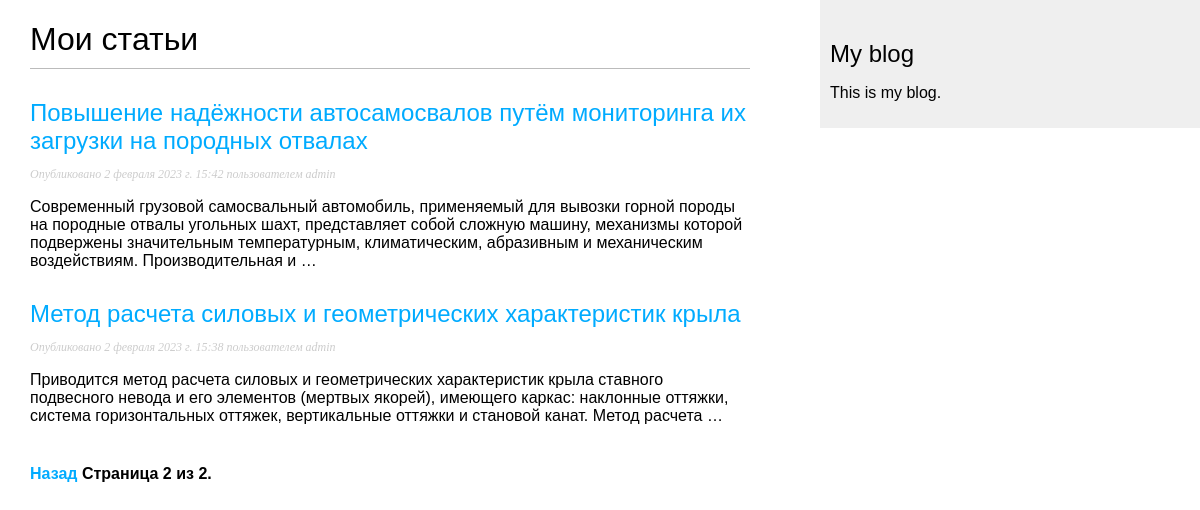
Screenshot of /blog/?page=2 with the database file from the repository.
### blog/models.py (models this page shows, shortened)
class Post(models.Model):
    STATUS_CHOICES = (
        ('draft', 'Отложено'),
        ('published', 'Опубликовано'),
    )
    title = models.CharField(max_length=250)  # Поле заголовка статьи. Тип VARCHAR в базе данных
    slug = models.SlugField(max_length=250, unique_for_date='publish')  # Поле для формирования URL'ов
    author = models.ForeignKey(User, on_delete=models.CASCADE,
                               related_name='blog_posts')  # Внешний ключ, определяющий отношение "один ко многим"
    body = models.TextField()  # Основное содержание статьи, которое будет сохранено в столбце TEXT в SQL базе данных
    publish = models.DateTimeField(
        default=timezone.now)  # Поле даты, сохраняющее дату публикации статьи. Функция 'now' - по умолчанию, и возвращает текущие дату и время
    created = models.DateTimeField(
        auto_now_add=True)  # Это поле даты указывает, когда статья была создана. Параметр 'auto_now_add' - автосохранение при создании объекта
    update = models.DateTimeField(
        auto_now=True)  # Дата и время, указывающие на период, когда статья была отредактирована. Параметр 'auto_now' - указание даты на момент сохранения.
    status = models.CharField(max_length=10, choices=STATUS_CHOICES,
                              default='draft')  # Поле отображения статуса статьи. Параметр CHOICES ограничивает возможные значения из указанного списка.
    objects = models.Manager()  # Менеджер по умолчанию
    published = PublishedManager()  # Новый менеджер
    class Meta:
        ordering = (
            '-publish',)  # Указали Django, порядок сортировки статей по умолчанию — по убыванию (префикс "-") даты публикации поля 'publish'.
    def get_absolute_url(self):
        return reverse('blog:post_detail',
                       args=[self.publish.year,
                             self.publish.month,
                             self.publish.day,
                             self.slug])

### blog/views.py (the view)
# urls.py: path('', views.post_list, name='post_list'),
def post_list(request):
    objects_list = Post.published.all()
    paginator = Paginator(objects_list, 3)  # Отображение по три поста на странице
    page = request.GET.get('page')
    try:
        posts = paginator.page(page)
    except PageNotAnInteger:
        posts = paginator.page(1)  # Если страница не является целым числом — возвращаем первую страницу
    except EmptyPage:
        posts = paginator.page(
            paginator.num_pages)  # Если номер страницы больше общего количества страниц — возвращаем последнюю
    return render(request, 'post/list.html', {'page': page, 'posts': posts})

### blog/models.py (called while the page is built)
    def get_queryset(self):
        return super().get_queryset().filter(status='published')

### blog/templates/post/list.html (shortened to what this page needs)
{% extends "blog/base.html" %}
{% block content %}
<h1>Мои статьи</h1>
{% for post in posts %}
<h2>
    <a href="{{ post.get_absolute_url }}">{{ post.title }}</a>
</h2>
<p class="date">Опубликовано {{ post.publish }} пользователем {{ post.author }}</p>
{{ post.body|truncatewords:30|linebreaks }}
{% endfor %}
{% include "pagination.html" with page=posts %}
{% endblock %}

### blog/static/css/blog.css (style rules this page uses)
body { margin:0; padding:0; font-family:helvetica, sans-serif; }
a { color:#00abff; text-decoration:none; }
h1 { font-weight:normal; border-bottom:1px solid #bbb; padding:0 0 10px 0; }
h2 { font-weight:normal; margin:30px 0 0; }
p.date { color:#ccc; font-family: georgia, serif; font-size: 12px; font-style: italic; }

### rows the page displays
Post: title "Повышение надёжности автосамосвалов путём мониторинга их загрузки на породных отвалах", publish "2 февраля 2023 г. 15:42", author "admin", body "Современный грузовой самосвальный автомобиль, применяемый для вывозки горной породы на породные отвалы угольных шахт, представляет собой сложную машину, механизмы которой подвержены значительным температурным, климатическим, абразивным и механическим воздействиям. Производительная и …"
Post: title "Метод расчета силовых и геометрических характеристик крыла", publish "2 февраля 2023 г. 15:38", author "admin", body "Приводится метод расчета силовых и геометрических характеристик крыла ставного подвесного невода и его элементов (мертвых якорей), имеющего каркас: наклонные оттяжки, система горизонтальных оттяжек, вертикальные оттяжки и становой канат. Метод расчета …"

### other values shown
{{ page.number }} "2"
{{ page.paginator.num_pages }} "2"
